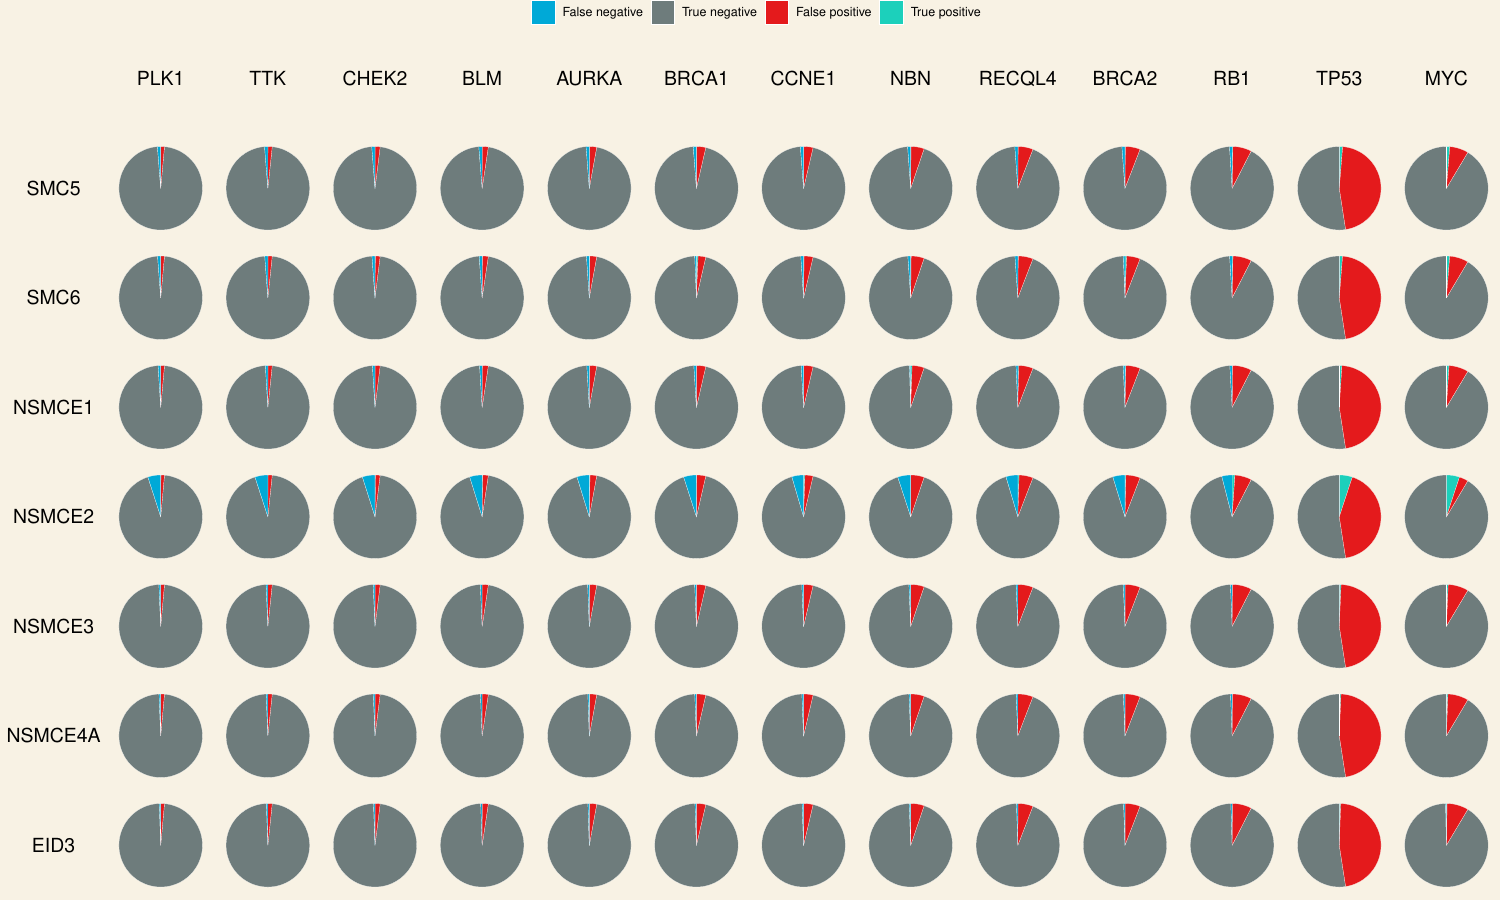

Here is the R script that generated this plot:
# purpose: makes the dataframe for the alteration analysis of the complexes in the genes
# library(Rediscover)
source("./R/routine_tasks.R")
library(ggplot2)
library(gridExtra)
library(viridis)
library(ggpubr)
library(tidyr)
# library(cooccur)
complexGenes <- c("NSMCE2", "SMC6", "SMC5", "NSMCE1", "NSMCE3", "NSMCE4A", "EID3")
complexGenes <- c("SMC5", "SMC6", "NSMCE1", "NSMCE2", "NSMCE3", "NSMCE4A", "EID3")
# instabilityGenes <- c(
#     "TP53", "BRCA1", "BRCA2", "NBN", "TTK", "AURKA", "PLK1",
#     "CHEK2", "CCNE1", "RB1", "RECQL4", "BLM", "MYC"
# )

instabilityGenes <- c(
    "PLK1", "TTK", "CHEK2", "BLM", "AURKA", "BRCA1", "CCNE1", "NBN",
    "RECQL4", "BRCA2", "RB1", "TP53", "MYC"
)
bgcolor <- "#F8F2E4"
colors <- c("#00A9D7", "#6E7C7C", "#e41a1c", "#1CD0BB")
labels <- c("False negative", "True negative", "False positive", "True positive")

generatePlotDf <- function(subcbpd, cancerType, color, bgcolor) {
    d <- data.frame()
    for (i in complexGenes) {
        for (j in instabilityGenes) {
            complexAlt <- as.numeric(subcbpd[, i])
            instabilityAlt <- as.numeric(subcbpd[, j])
            tp <- sum(complexAlt == 1 & instabilityAlt == 1)
            tn <- sum(complexAlt == 0 & instabilityAlt == 0)
            fn <- sum(complexAlt == 1 & instabilityAlt == 0)
            fp <- sum(complexAlt == 0 & instabilityAlt == 1)
            v <- c(complex = i, instability = j, tp = tp, tn = tn, fp = fp, fn = fn)
            d <- rbind(d, v)
        }
    }

    geneList <- c(complexGenes, instabilityGenes)
    x <- data.frame(subcbpd[, geneList])
    x <- data.matrix(t(x))

    colnames(d) <- c("complex", "instability", "tp", "tn", "fp", "fn")
    d$tp <- as.numeric(d$tp)
    d$tn <- as.numeric(d$tn)
    d$fp <- as.numeric(d$fp)
    d$fn <- as.numeric(d$fn)
    d[, 3:6] <- d[, 3:6] / rowSums(d[, 3:6])
    d$ppv <- d$tp / (d$tp + d$fp)
    d$fdr <- 1 - d$ppv
    print(range(d$fdr))
    print(d[which(d$fdr == min(d$fdr)), ])
    print("")
    # print(d[which(d$instability == "TP53"), ])
    print(d[which(d$instability == "MYC"), ])
    # print(range(d$fp[which(d$instability == "TP53")]))
    print("")
    # print(d[which(d$complex == "NSMCE2" & d$instability == "TP53"), ])

    x <- pivot_longer(d, c("tp", "tn", "fp", "fn"))
    p <- list()
    n <- 0
    n <- n + 1
    p[[n]] <- NULL
    for (i in instabilityGenes) {
        n <- n + 1
        p[[n]] <- ggplot(data.frame(x = 1, y = 1), aes(x, y)) +
            geom_text(label = i, size = 5) +
            theme_void()
    }
    for (i in complexGenes) {
        n <- n + 1
        p[[n]] <- ggplot(data.frame(x = 1, y = 1), aes(x, y)) +
            geom_text(label = i, size = 5) +
            theme_void()
        for (j in instabilityGenes) {
            n <- n + 1
            subx <- x[x$complex == i & x$instability == j, ]
            subx$name <- factor(subx$name, levels = c("fn", "tn", "fp", "tp"))
            p[[n]] <- ggplot(subx, aes(x = "", y = value, fill = name)) +
                geom_bar(stat = "identity", width = 1, color = "white", size = 0.05) +
                scale_fill_manual(
                    values = color,
                    name = " ",
                    labels = c("False negative", "True negative", "False positive", "True positive")
                ) +
                coord_polar("y", start = 0) +
                theme_void() +
                theme(
                    plot.title = element_text(size = 1),
                    plot.background = element_blank(),
                    plot.margin = unit(c(1, 1, 1, 1), "pt")
                )
        }
    }

    PLOT <- ggarrange(
        plotlist = p,
        nrow = length(complexGenes) + 1,
        ncol = length(instabilityGenes) + 1,
        common.legend = TRUE,
        align = "hv"
    ) +
        theme(plot.background = element_rect(color = bgcolor, fill = bgcolor))
    annotate_figure(PLOT,
        top = text_grob(cancerType,
            face = "bold",
            size = 12
        )
    )
    return(PLOT)
}

cbpd <- readRDS("./data/cbioportal/cbpdDataWInst.rds")



pdf("./reviewer-addressing/fig3b.pdf", height = 9, width = 15, onefile = TRUE)
plot(generatePlotDf(cbpd, "All", color = colors, bgcolor = bgcolor))
dev.off()

print("done")
